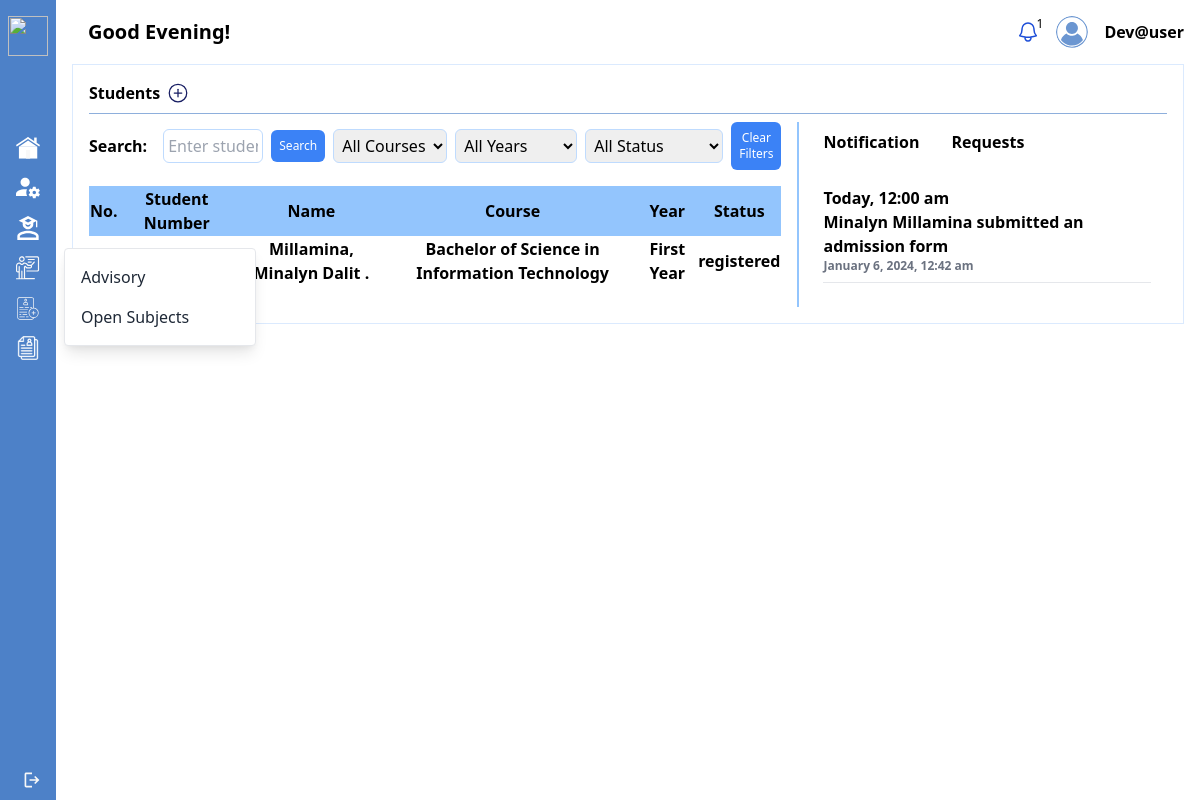
The page /admin/student-information.php (signed in) on the database its author committed.
### tables this page shows
CREATE TABLE `student_information` (
  `student_information_id` int(11) NOT NULL,
  `student_id` int(11) DEFAULT NULL,
  `personal_information_id` int(11) DEFAULT NULL,
  `contact_information_id` int(11) DEFAULT NULL,
  `educational_attainment_id` int(11) DEFAULT NULL,
  `family_record_id` int(11) DEFAULT NULL,
  `school_account_id` int(11) DEFAULT NULL,
  `enrollment_details_id` int(11) DEFAULT NULL,
  `status` varchar(20) DEFAULT NULL,
  `profile_picture` blob DEFAULT NULL,
  `e_sign` blob DEFAULT NULL
);

CREATE TABLE `students` (
  `student_id` int(11) NOT NULL,
  `student_number_id` int(11) DEFAULT NULL,
  `surname` varchar(255) DEFAULT NULL,
  `first_name` varchar(255) DEFAULT NULL,
  `middle_name` varchar(255) DEFAULT NULL,
  `suffix` varchar(255) DEFAULT NULL
);

CREATE TABLE `course` (
  `course_id` int(11) NOT NULL,
  `course_code` varchar(255) DEFAULT NULL,
  `course_name` varchar(255) DEFAULT NULL
);

CREATE TABLE `year_level` (
  `year_level_id` int(11) NOT NULL,
  `year_level` varchar(255) DEFAULT NULL
);

CREATE TABLE `notifications` (
  `id` int(11) NOT NULL,
  `message` varchar(255) DEFAULT NULL,
  `datetime` datetime DEFAULT NULL
);

### admin/student-information.php (the view, shortened to what this page needs)
<?php
include '../php/conn.php';
$sort = isset($_GET['sort']) ? $_GET['sort'] : 'default';
$sort_condition = '';
if ($sort === 'name_asc') {
    $sort_condition = 'ORDER BY s.surname ASC, s.first_name ASC, s.middle_name ASC';
    $next_sort = 'name_desc';
} elseif ($sort === 'name_desc') {
    $sort_condition = 'ORDER BY s.surname DESC, s.first_name DESC, s.middle_name DESC';
    $next_sort = 'name_asc';
} else {
    $next_sort = 'name_asc';
}
if (isset($_GET['search'])) {
    $search = mysqli_real_escape_string($conn, $_GET['search']);
    $search_condition = "AND (sn.student_number LIKE '%$search%' OR s.surname LIKE '%$search%' OR s.first_name LIKE '%$search%' OR s.middle_name LIKE '%$search%')";
} else {
    $search_condition = '';
}
$course_condition = '';
$year_condition = '';
$status_condition = '';
$queryNotification = "SELECT * FROM notifications ORDER BY datetime DESC";
$resultNotification = mysqli_query($conn, $queryNotification);
$query = "SELECT sn.student_number, s.surname, s.first_name, s.middle_name, s.suffix, ed.course_id, yl.year_level, cr.course_name, si.status, s.suffix
            FROM student_information si
            JOIN students s ON si.student_id = s.student_id
            JOIN enrollment_details ed ON si.enrollment_details_id = ed.enrollment_details_id
            JOIN course cr ON ed.course_id = cr.course_id
            JOIN year_level yl ON ed.year_level_id = yl.year_level_id
            JOIN student_number sn ON s.student_number_id = sn.student_number_id
            WHERE 1 $search_condition $course_condition $year_condition $status_condition $sort_condition";
$result = mysqli_query($conn, $query);
$users = mysqli_fetch_all($result, MYSQLI_ASSOC);
?>
<!DOCTYPE html>
<html lang="en">
<head>
    <link href="https://cdn.jsdelivr.net/npm/tailwindcss@2.2.19/dist/tailwind.min.css" rel="stylesheet">
</head>
<body class="font-[roboto-serif]">
    <div class="flex justify-start overflow-y-hidden">
        <div>
            <?php include './sidebar.php'; ?>
        </div>
        <div class="w-full py-4 px-4">
            <div>
                <?php include './topbar.php'; ?>
            </div>
            <div class="mt-4">
                <div class="w-full bg-white p-4 border border-blue-100 gap-2 font-semibold">
                    <div class="flex justify-start items-center gap-2">
                        <span>
                            Students
                        </span>
                        <span class="cursor-pointer">
                            <a href="../website/pre-registration.html">
                                <img src="../assets/svg/add.svg" class="logo w-5 h-5" alt="">
                            </a>
                        </span>
                    </div>
                    <hr class="w-full h-px my-2 border-0 dark:bg-gray-700" style="background-color: #8EAFDC;">
                    <div class="flex justify-start gap-4">
                        <div class="w-3/4">
                            <div class="flex justify-between items-center w-full gap-2">
                                <div class="w-2/4">
                                    <form action="" method="get" class="flex items-center gap-2">
                                        <label for="search" class="mr-2">Search:</label>
                                        <input type="text" id="search" name="search" class="w-full p-1 border border-blue-200 rounded-md" placeholder="Enter student number or name">
                                        <button type="submit" class="p-2 bg-blue-500 rounded-md text-xs text-white hover:bg-blue-700">Search</button>
                                    </form>
                                </div>
                                <div class="flex items-center justify-center gap-2">
                                    <form action="" method="get" id="filterForm" class="flex items-center gap-2">
                                        <select name="course" id="course" class="p-1 border border-blue-200 rounded-md">
                                            <option value="">All Courses</option>
                                        </select>
                                        <select name="year" id="year" class="p-1 border border-blue-200 rounded-md">
                                            <option value="">All Years</option>
                                        </select>
                                        <select name="status" id="status" class="p-1 border border-blue-200 rounded-md">
                                            <option value="">All Status</option>
                                        </select>
                                    </form>
                                    <div>
                                        <button type="button" id="clearFiltersButton" class="p-2 bg-blue-500 rounded-md text-xs text-white hover:bg-blue-700">Clear Filters</button>
                                    </div>
                                </div>
                            </div>
                            <table class="table-auto w-full mt-4">
                                <thead>
                                    <tr class="px-2 py-1 bg-blue-300">
                                        <th class="text-center">No.</th>
                                        <th class="text-center">Student Number</th>
                                        <th class="text-center"><a href="?sort=<?= $next_sort ?>">Name</a></th>
                                        <th class="text-center">Course</th>
                                        <th class="text-center">Year</th>
                                        <th class="text-center">Status</th>
                                    </tr>
                                </thead>
                                <tbody id="studentTableBody">
                                    <?php foreach ($users as $index => $user) : ?>
                                        <tr class="px-2 py-1 <?= $index % 2 === 0 ? 'bg-white-500' : 'bg-blue-100' ?>">
                                            <td class="text-center"><?= $index + 1; ?></td>
                                            <td class="text-center">
                                                <?php if (isset($user['student_number'])) : ?>
                                                    <a href="#" data-student-id="<?= $user['student_number']; ?>" class="student-details-link">
                                                    </a>
                                                <?php else : ?>
                                                    N/A
                                                <?php endif; ?>
                                            </td>
                                            <td class="text-center"><?= isset($user['surname']) && isset($user['first_name']) && isset($user['middle_name']) ? $user['surname'] . ', ' . $user['first_name'] . ' ' . $user['middle_name'] . ' ' . $user['suffix'] . '.' : 'N/A'; ?></td>
                                            <td class="text-center"><?= isset($user['course_name']) ? $user['course_name'] : 'N/A'; ?></td>
                                            <td class="text-center"><?= isset($user['year_level']) ? $user['year_level'] : 'N/A'; ?></td>
                                            <td class="text-center"><?= isset($user['status']) ? $user['status'] : 'N/A'; ?></td>
                                        </tr>
                                    <?php endforeach; ?>
                                </tbody>
                            </table>
                        </div>
                        <div class="border-l-2 border-blue-300">
                            <div id="tabsContainer" class="pl-2 h-full">
                                <div class="h-1/2">
                                    <div class="flex">
                                        <div id="notificationTab" class="tab px-4 py-2 cursor-pointer rounded-tl rounded-tr" onclick="showTab('notificationTabContent', 'notificationTab', 'requestsTab')">
                                            Notification
                                        </div>
                                        <div id="requestsTab" class="tab px-4 py-2 cursor-pointer rounded-tl rounded-tr" onclick="showTab('requestsTabContent', 'requestsTab', 'notificationTab')">
                                            Requests
                                        </div>
                                    </div>
                                    <div id="notificationTabContent" class="tab-content p-4">
                                        <?php if (!empty($groupedNotifications)) : ?>
                                            <?php foreach ($groupedNotifications as $date => $dateNotifications) : ?>
                                                <div class="font-semibold mt-2"><?= formatDateHeading($date) ?></div>
                                                <?php foreach ($dateNotifications as $notification) : ?>
                                                    <div><?= $notification['message']; ?></div>
                                                    <div class="text-xs text-gray-500"><?= date('F j, Y, g:i a', strtotime($notification['datetime'])); ?></div>
                                                    <hr class="my-2">
                                                <?php endforeach; ?>
                                            <?php endforeach; ?>
                                        <?php else : ?>
                                            <div>No new notifications</div>
                                        <?php endif; ?>
                                    </div>
                                </div>
                            </div>
                        </div>
                    </div>
                </div>
            </div>
        </div>
    </div>
</html>

### rows shown on the page
student_information: student.surname "Millamina", student.first_name "Minalyn", student.middle_name "Dalit", course.course_name "Bachelor of Science in Information Technology", year_level.year_level "First Year", status "registered"
notifications: datetime "Today, 12:00 am", message "Minalyn Millamina submitted an admission form", datetime "January 6, 2024, 12:42 am"

### other values the page prints
getGreeting() "Good Evening!"
$formattedUsername "Dev@user"
